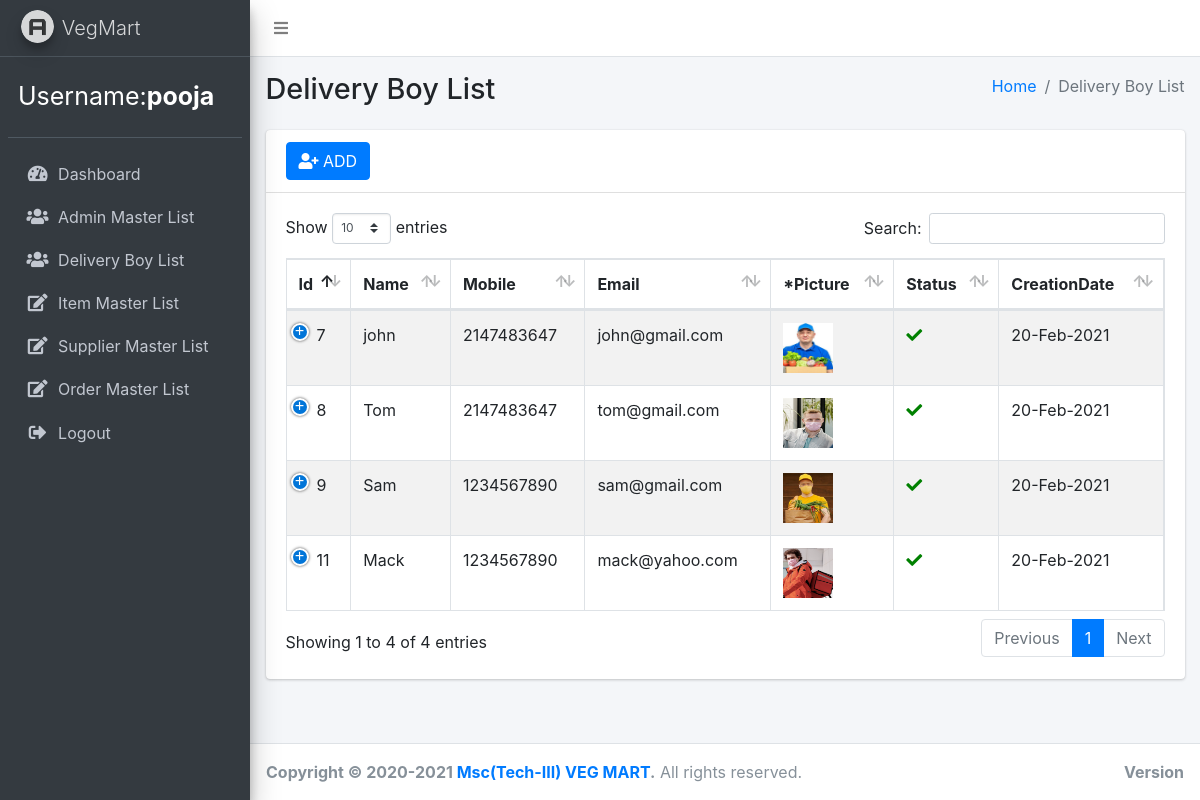
The page /admin/deliveryboymaster.php (signed in) on the database its author committed.
### tables this page shows
CREATE TABLE `deliveryboy_master` (
  `Id` int(11) NOT NULL,
  `Name` varchar(50) NOT NULL,
  `Mobile_no` int(10) NOT NULL,
  `Email` varchar(50) NOT NULL,
  `Picture` varchar(255) NOT NULL,
  `Status` varchar(50) NOT NULL,
  `Creation_date` varchar(50) NOT NULL,
  `Creation_Time` varchar(50) NOT NULL,
  `Stamp_userid` int(10) NOT NULL,
  `Stamp_username` varchar(50) NOT NULL
);

### admin/deliveryboymaster.php (the view, shortened to what this page needs)
<?php
  include 'includes/header.php';
 ?>
<div class="content-wrapper">
    <section class="content-header">
      <div class="container-fluid">
        <div class="row mb-2">
          <div class="col-sm-4">
            <h1>Delivery Boy List</h1>
          </div>
          <div class="col-sm-4">
          </div>
          <div class="col-sm-4">
            <ol class="breadcrumb float-sm-right">
              <li class="breadcrumb-item"><a href="dashboard.php">Home</a></li>
              <li class="breadcrumb-item active">Delivery Boy List</li>
            </ol>
          </div>
        </div>
      </div>
    </section>
    <section class="content">
      <div class="container-fluid">
        <div class="row">
          <div class="col-12">
            <div class="card">
              <div class="card-header">
                <a href="deliveryboyadd.php"><button class="btn btn-primary btn-md ">
                  <i class="nav-icon fa fa-user-plus"></i> ADD</button></a>
              </div>
              <div class="card-body">
     <?php
  include "includes/conn.php";
  $sql = "SELECT *FROM deliveryboy_master";
  $result = mysqli_query($conn,$sql) or die("Query Unsuccessful !");
  ?>
                 <table id="example1" class="table table-bordered table-striped">
                  <thead>
                  <tr>
                    <th>Id</th>
                    <th>Name</th>
                    <th>Mobile</th>
                    <th>Email</th>
                    <th>*Picture</th>
                    <th>Status</th>
                    <th>CreationDate</th>
                  </tr>
                  </thead>
                <tbody>
           <?php
            while($row = mysqli_fetch_assoc($result))
            {
        ?>
           <tr>
                <td><?php echo $row['Id']; ?></td>
                <td><?php echo $row['Name'];?></td>
                <td><?php echo $row['Mobile_no'];?></td>
                <td><?php echo $row['Email'];?></td>
               <td><img src="upload/<?php echo $row['Picture'];?>" width="50px" height="50px"></td>
               <?php if( $row['Status']=='Y'){ ?>
                    <td><i class="fa fa-check"  style="color:green"></i></td>
                    <?php }else{ ?>
                      <td><i class="fas fa-times" style="color:red"></i></td>
                    <?php } ?>
               <td><?php echo $row['Creation_date'];?></td>
           </tr>
            <?php } ?>
        </tbody>
    </table>
              </div>
            </div>
          </div>
        </div>
      </div>
    </section>
</div>
 <?php
  include 'includes/footer.php';
 ?>

### rows shown on the page
deliveryboy_master: Id "7", Name "john", Mobile_no "2147483647", Email "john@gmail.com", Picture (picture), Status "Y" (drawn), Creation_date "20-Feb-2021"
deliveryboy_master: Id "8", Name "Tom", Mobile_no "2147483647", Email "tom@gmail.com", Picture (picture), Status "Y" (drawn), Creation_date "20-Feb-2021"
deliveryboy_master: Id "9", Name "Sam", Mobile_no "1234567890", Email "sam@gmail.com", Picture (picture), Status "Y" (drawn), Creation_date "20-Feb-2021"
deliveryboy_master: Id "11", Name "Mack", Mobile_no "1234567890", Email "mack@yahoo.com", Picture (picture), Status "Y" (drawn), Creation_date "20-Feb-2021"

### other values the page prints
$_SESSION['stampusername'] "pooja"
